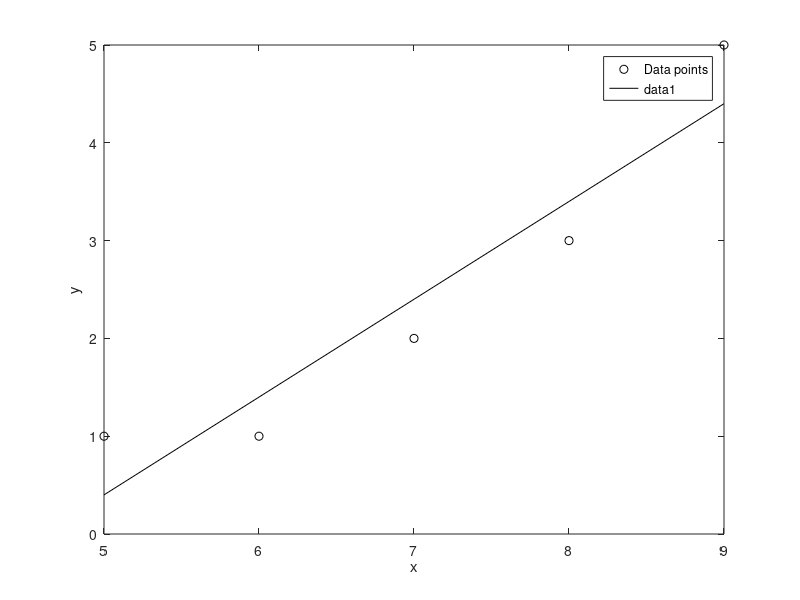

The MATLAB source for this figure: (Note: this script raises an error after producing the figure.)
%part1
A=[5 1;6 1;7 1;8 1;9 1];
b =[1;1;2;3;5];
X=inv(transpose(A)*A)*transpose(A)*b
x1=[5,6,7,8,9]; y1=[1,1,2,3,5];
g=X(1,1);
h=X(2,1);
plot(x1,y1,'ko')
hold on
Y= g*x1+h
legend('Data points','Predicted model','Location','Northeast')

xlabel('x')
ylabel('y')
plot(x1,Y,'k')

hold off


%part3
y =  peopleallmeals{:,4}./peopleallmeals{:,3}
peopleallmeals{:,5} = y;
x=peopleallmeals{:,3};
plot(x,y,'o')

hold on
A=[1./x] 
b=y;
X=inv(transpose(A)*A)*transpose(A)*b
g=(X(1,1))

x1=sort(x);
Y1=(g./x1);

legend('Given data','Predicted model')    
xlabel('Number of bites')
ylabel('Number of kilocalories per byte')
plot(x1,Y1)
hold off

